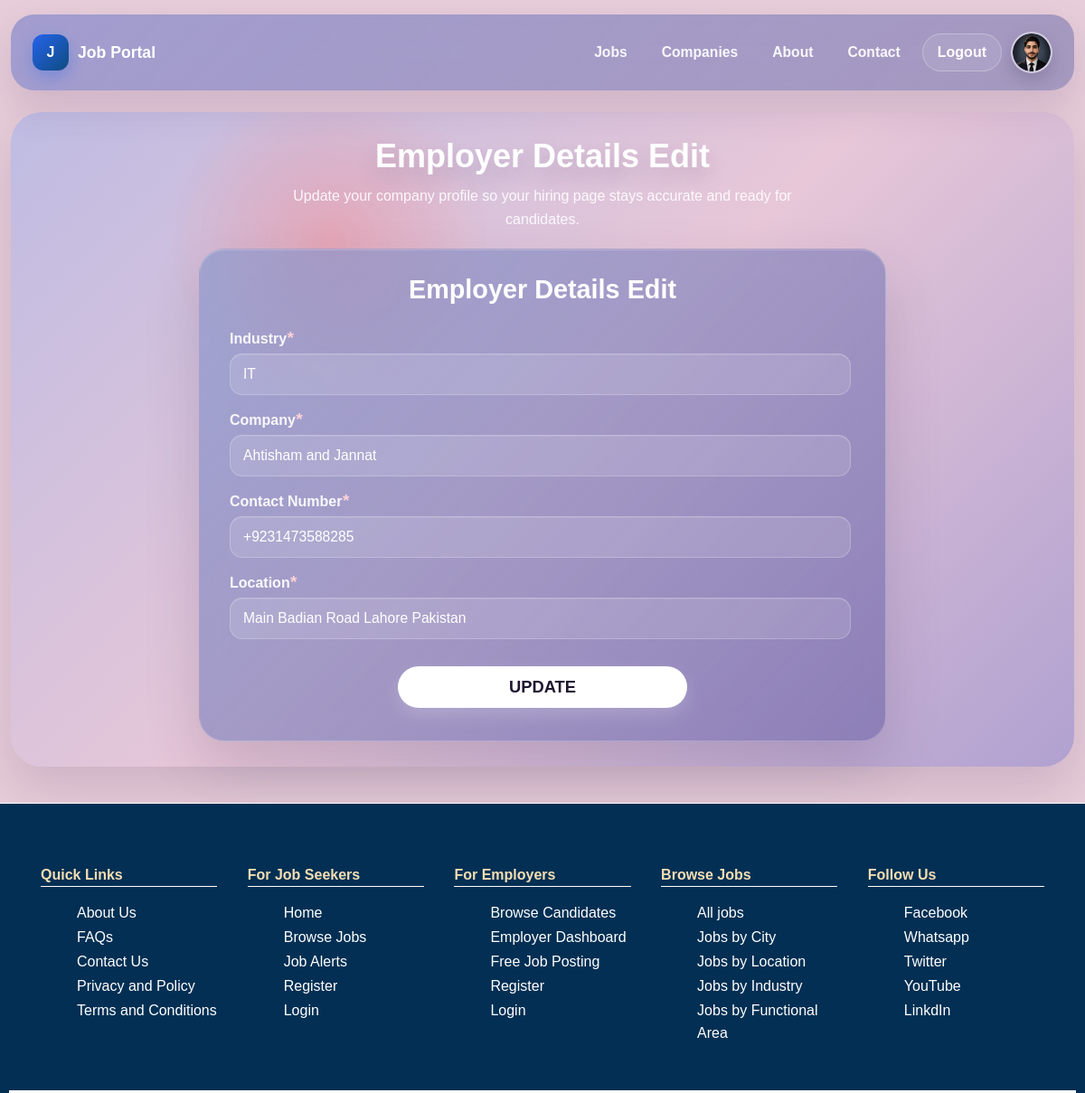
The app's page /user_details_edit/36 (signed in) with its own data.
### app/models.py (models this page shows, shortened)
class EmployerDetails (models.Model):
    company_logo = models.ImageField(null =True,upload_to='CompanyLogos' )
    industry =models.CharField (max_length =100,null=True)
    company =models.CharField (max_length =100)
    contact_no = models.CharField(max_length=150,null=True)
    location = models.CharField(max_length=150,null=True)
    employer = models.ForeignKey(settings.AUTH_USER_MODEL,on_delete=models.CASCADE )
    type = models.IntegerField( default = 1)

### app/views.py (the view, shortened to what this page needs)
def user_details_edit(request, id):
    user = User.objects.get(id=id)
    try:
        employer_details = EmployerDetails.objects.get(employer=user)
        if employer_details.type == 1:  # If the user is an employer
            if request.method == 'GET':
                full_employer_details_form = EmployerDetailsForm(instance=employer_details)
                return render(request, 'employer/employer_details_edit.html', {
                    'full_employer_details_form': full_employer_details_form,
                    'user_id': id
                })
    except EmployerDetails.DoesNotExist:
        try:
            user_details = UserDetails.objects.get(user=user)
            if request.method == 'GET':
                full_user_details_form = UserDetailsForm(instance=user_details)
                return render(request, 'candidate/user_details_edit.html', {
                    'form': full_user_details_form,
                    'user_id': id
                })
            elif request.method == 'POST':
                specialization = request.POST.get('specialization')  # Use get to avoid KeyError
                if 'profile_img' in request.FILES:
                    if user_details.profile_img:
                        os.remove(user_details.profile_img.path)
                    user_details.profile_img = request.FILES['profile_img']
                full_user_details_form = UserDetailsForm(request.POST,request.FILES, instance=user_details)
                full_user_details_form.type=0
                full_user_details_form.user=request.user
                if full_user_details_form.is_valid() and specialization:
                    full_user_details_instance = full_user_details_form.save(commit=False)
                    full_user_details_instance.specialization = specialization  # Update specialization field
                    full_user_details_instance.save()
                    messages.success(request, 'User details updated successfully!')
                    return redirect('home')
                else:
                    messages.error(request, 'Invalid information')
                    return redirect('user_details_edit',id)
        except UserDetails.DoesNotExist:
            messages.error(request, 'User details not found')
            return redirect('home')

### app/djangoForms/password_edit_form.py
class EmployerDetailsForm(forms.ModelForm):
    class Meta:
        model = EmployerDetails
        fields= ('__all__')
        exclude =  ('employer','type')

### app/context_processors.py (called while the page is built)
def navbar_user(request):
    if not request.user.is_authenticated:
        return {}
    user = request.user
    profile_image = None
    edit_url_name = "user_details_edit"
    employer_details = EmployerDetails.objects.filter(employer=user).first()
    if employer_details:
        if employer_details.company_logo:
            profile_image = employer_details.company_logo.url
        edit_url_name = "user_details_edit"
    else:
        user_details = UserDetails.objects.filter(user=user).first()
        if user_details and user_details.profile_img:
            profile_image = user_details.profile_img.url
        edit_url_name = "user_details_edit"
    return {
        "navbar_user_profile_image": profile_image,
        "navbar_user_edit_url": edit_url_name,
    }

### app/templates/Employer/employer_details_edit.html (shortened to what this page needs)
{% extends 'base.html' %}
{% load static %}
{% block 'content' %}
<section class="registration-shell">
    <div class="registration-heading">
        <h1>Employer Details Edit</h1>
        <p>Update your company profile so your hiring page stays accurate and ready for candidates.</p>
    </div>
    <div class="container">
        <header>Employer Details Edit</header>
        <form id="form" action="" method="POST" enctype="multipart/form-data">
            <div class="input-fields">
                <label>Industry <em>*</em></label>
                {{ full_employer_details_form.industry }}
            </div>
            <div class="input-fields">
                <label>Company <em>*</em></label>
                {{ full_employer_details_form.company }}
            </div>
            <div class="input-fields">
                <label>Contact Number <em>*</em></label>
                {{ full_employer_details_form.contact_no }}
            </div>
            <div class="input-fields">
                <label>Location <em>*</em></label>
                {{ full_employer_details_form.location }}
            </div>
            <button type="submit">UPDATE</button>
        </form>
    </div>
</section>
{% endblock %}

### static/css/base.css (style rules this page uses)
:root { --primaryColor: rgb(47, 107, 219); --whiteColor: #fff; --blackColor: #333; --greyColor: #f6f8fa; --labelColor: #64b1f5; --yellowColor: #ffd723; --pageBackground: #e7cdd9; --pageText: #0f172a; --pageCard: rgba(255, 255, 255, 0.72); --pageShadow: 0 10px 24px rgba(15, 23, 42, 0.08); --pageRadius: 22px; --pageContainer: min(1200px, calc(100% - 24px)); --fontFamily: sans-serif; }
html, body { margin: 0; padding: 0; }
* { box-sizing: border-box; outline: none; font-family: var(--fontFamily); scroll-behavior: smooth; }
body { overflow-x: hidden; width: auto; background: var(--pageBackground); color: var(--pageText); scroll-behavior: smooth; }

### app/templates/Employer/employer_details_edit.html (style rules this page uses)
.registration-shell { width: min(1200px, calc(100% - 24px)); margin: 24px auto 40px; padding: 28px; border-radius: 34px; background: radial-gradient(circle at 30% 20%, rgba(255, 122, 122, 0.38), transparent 18%), linear-gradient(135deg, rgba(185,185,227,0.88), rgba(231,198,215,0.88), rgba(169,155,207,0.88)); box-shadow: 0 24px 54px rgba(84, 55, 99, 0.18); }
.registration-heading { text-align: center; margin-bottom: 20px; }
.registration-heading h1 { margin: 0; font-size: clamp(2rem, 3vw, 3rem); color: #fff; text-shadow: 0 10px 24px rgba(70, 44, 91, 0.18); }
.registration-heading p { margin: 10px auto 0; color: rgba(255,255,255,0.9); line-height: 1.6; max-width: 64ch; }
.container { position: relative; max-width: 760px; width: 100%; margin: 0 auto; padding: 28px; border-radius: 28px; background: linear-gradient(135deg, rgba(142, 153, 204, 0.72), rgba(101, 90, 161, 0.55)); box-shadow: inset 0 1px 0 rgba(255,255,255,0.20), 0 28px 60px rgba(62, 42, 82, 0.18); border: 1px solid rgba(255,255,255,0.15); backdrop-filter: blur(14px); color: #fff; }
.container header { font-size: 1.8rem; font-weight: 700; color: #fff; text-align: center; margin-bottom: 18px; }
.container form { margin-top: 0; }
.input-fields { display: inline-flex; flex-direction: column; width: calc(100% / 1 - 15px); margin: 8px 5px; justify-content: space-between; color: rgba(255,255,255,0.92); font-size: 1rem; vertical-align: top; }
.input-fields label { margin-bottom: 6px; font-weight: 700; color: rgba(255,255,255,0.92); }
.input-fields input, .input-fields select { height: 46px; border-radius: 14px; border: 1px solid rgba(255,255,255,0.22); outline: none; font-size: 0.98rem; font-weight: 400; padding: 0 14px; background: rgba(255,255,255,0.12); color: #fff; box-shadow: inset 0 1px 0 rgba(255,255,255,0.12); transition: border-color 0.2s ease, box-shadow 0.2s ease; }
.input-fields input::placeholder { color: rgba(255,255,255,0.62); }
em { margin-left: -4px; font-size: 1.2rem; color: #ffd1d8; font-style: normal; }
.container form button { display: flex; align-items: center; justify-content: center; width: min(320px, 100%); height: 46px; margin: 22px auto 8px; border: none; border-radius: 999px; background: #fff; color: #1f1630; font-size: 1.15rem; font-weight: 800; cursor: pointer; transition: transform 0.2s ease, box-shadow 0.2s ease; box-shadow: 0 8px 18px rgba(255,255,255,0.18); }

### records on screen
EmployerDetails: industry "IT", company "Ahtisham and Jannat", contact_no "+9231473588285", location "Main Badian Road Lahore Pakistan"
